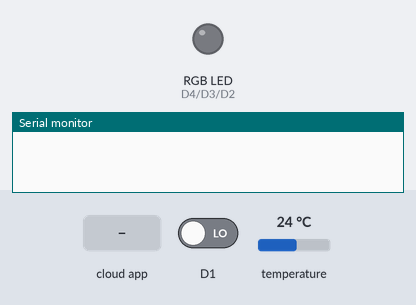
Bench run of a sketch on a simulated Arduino MKR. Shown: an RGB LED mixed from three pins (HIGH = lit), the last lines printed to the serial monitor. The inputs (shaded band) are chosen by the test bench; at power-on: D1 LOW, temperature 24 °C. Dim RGB values are drawn brighter than linear; WiFi joins after 1.5 s; servers stay silent unless stated.

Above: at 9.2 s.
9.3 s: the phone or cloud app sets coloredLight to 0
At 10.3 s:
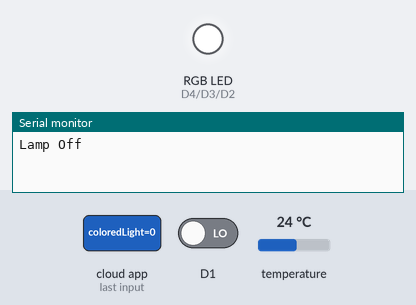
14.8 s: the phone or cloud app sets coloredLight to 1
At 15.2 s:
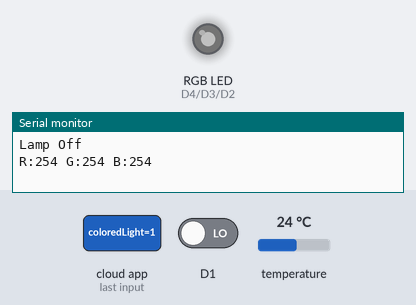
Timing chart, 0 to 17.8 s (numbered marks = the images above; inputs shaded):
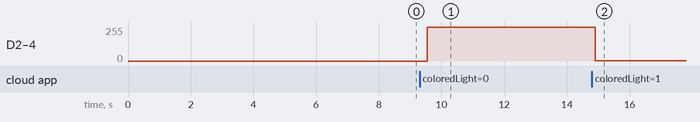

The sketch:

home_automation.ino
```cpp
#include "arduino_secrets.h"
/*
  Sketch generated by the Arduino IoT Cloud Thing "home_automation"
  https://create.arduino.cc/cloud/things/b7ecec84-a1ec-49ba-982e-25ac5b78b50d

  Arduino IoT Cloud Properties description

  The following variables are automatically generated and updated when changes are made to the Thing properties

  CloudColoredLight coloredLight;
  CloudMotionSensor motionSensor;
  CloudTelevision bedroomTv;
  CloudTemperature roomTemperature;

  Properties which are marked as READ/WRITE in the Cloud Thing will also have functions
  which are called when their values are changed from the Dashboard.
  These functions are generated with the Thing and added at the end of this sketch.
*/

#include "thingProperties.h"

/* RGB LED */
#define PIN_Red 4
#define PIN_Blue 2
#define PIN_Green 3
/***********/

/* Temperature sensor */
#include <OneWire.h>
#include <DallasTemperature.h>

#define ONE_WIRE_BUS 5

OneWire oneWire(ONE_WIRE_BUS);
DallasTemperature sensors(&oneWire);
/***********************/

/* TV remote controller */
#include <IRremote.h>
IRsend irsend;
bool first;

int prevChannel;
int prevVolume;
bool prevSwitch;
bool prevMute;

#define RAW_DATA_LEN 67
unsigned int onoff[RAW_DATA_LEN]={4600,4600, 600,1700, 550,1700, 600,1700, 600,550, 650,500, 550,550, 600,600, 650,450, 600,1700, 600,1700, 550,1700, 600,550, 600,550, 600,550, 600,550, 600,550, 550,600, 550,1700, 600,550, 600,550, 600,550, 600,550, 550,600, 550,550, 600,1700, 600,550, 600,1700, 550,1700, 600,1700, 600,1700, 600,1650, 600,1700, 600};

unsigned int volUp[RAW_DATA_LEN] = {4600,4600, 550,1700, 600,1700, 600,1700, 550,600, 550,550, 600,550, 600,600, 550,600, 550,1700, 550,1750, 550,1700, 600,550, 600,550, 600,550, 550,600, 550,550, 600,1700, 600,1700, 550,1700, 600,600, 550,600, 550,550, 600,550, 600,550, 550,600, 550,550, 600,600, 550,1700, 600,1700, 550,1700, 600,1700, 600,1700, 600};
unsigned int volDown[RAW_DATA_LEN] = {4600,4600, 550,1700, 600,1700, 600,1700, 550,600, 550,600, 550,600, 550,550, 600,550, 600,1700, 550,1700, 600,1750, 550,550, 600,550, 550,600, 550,550, 600,550, 600,1700, 600,1700, 550,600, 550,1700, 600,550, 600,550, 600,550, 600,550, 650,500, 550,550, 600,1700, 600,550, 600,1700, 550,1700, 600,1700, 600,1700, 550};

unsigned int chanUp[RAW_DATA_LEN] = {4650,4550, 600,1700, 600,1700, 550,1700, 600,550, 600,550, 600,550, 600,550, 600,550, 550,1700, 600,1700, 600,1700, 550,550, 600,550, 600,550, 600,550, 600,550, 600,550, 600,1650, 600,550, 600,550, 600,1700, 600,550, 600,550, 550,550, 600,1700, 600,550, 600,1700, 550,1700, 600,550, 600,1700, 600,1700, 550,1700, 600};
unsigned int chanDown[RAW_DATA_LEN] = {4600,4600, 650,1650, 550,1700, 600,1750, 550,550, 600,550, 600,550, 550,550, 700,500, 550,1700, 600,1700, 650,1600, 600,550, 600,550, 600,550, 600,550, 600,550, 550,550, 600,550, 700,450, 700,450, 650,1650, 550,600, 550,600, 550,550, 600,1700, 650,1650, 550,1700, 700,1600, 650,500, 600,1700, 550,1700, 600,1700, 650};

unsigned int mute[RAW_DATA_LEN] = {4650,4600, 550,1700, 600,1700, 600,1700, 550,550, 600,550, 600,550, 600,550, 600,550, 600,1700, 550,1700, 600,1700, 600,550, 600,550, 600,550, 550,550, 600,550, 600,1700, 600,1700, 550,1700, 600,1700, 600,550, 600,550, 600,550, 550,550, 600,550, 600,550, 600,550, 600,550, 600,1700, 550,1700, 600,1700, 600,1700, 550};


unsigned int chan[3][RAW_DATA_LEN]={
  {4650,4550, 600,1700, 600,1700, 550,1700, 600,550, 600,550, 600,550, 600,550, 600,550, 550,1700, 600,1700, 600,1700, 550,600, 550,550, 600,550, 600,550, 600,550, 600,550, 600,550, 550,1700, 600,550, 600,550, 600,550, 600,550, 600,550, 550,1700, 600,1700, 600,550, 600,1700, 550,1700, 600,1700, 600,1700, 550,1700, 600},
  {4750,4450, 600,1700, 600,1700, 600,1650, 600,550, 600,550, 600,550, 600,550, 600,550, 550,1700, 600,1700, 600,1700, 600,550, 550,600, 550,550, 600,550, 600,550, 600,1700, 600,550, 550,1700, 600,600, 550,550, 600,550, 600,550, 550,600, 550,550, 600,1700, 600,550, 600,1700, 550,1700, 600,1700, 600,1700, 550,1700, 600},
  {4600,4600, 550,1700, 600,1700, 600,1700, 550,550, 600,550, 600,550, 600,550, 600,550, 600,1700, 550,1700, 600,1700, 600,550, 650,500, 550,600, 550,550, 600,550, 600,550, 600,1700, 600,1650, 600,550, 600,550, 700,450, 600,550, 600,550, 550,1700, 600,550, 600,550, 600,1700, 600,1700, 550,1700, 600,1700, 600,1700, 550}

};
/******************************/

void setup() {
  // Initialize serial and wait for port to open:
  Serial.begin(9600);
  // This delay gives the chance to wait for a Serial Monitor without blocking if none is found
  delay(1500);

  // Defined in thingProperties.h
  initProperties();

  // Connect to Arduino IoT Cloud
  ArduinoCloud.begin(ArduinoIoTPreferredConnection);

  /*
     The following function allows you to obtain more information
     related to the state of network and IoT Cloud connection and errors
     the higher number the more granular information you’ll get.
     The default is 0 (only errors).
     Maximum is 4
 */
  setDebugMessageLevel(2);
  delay(5000);
  ArduinoCloud.printDebugInfo();

  // temperature sensor begin
  sensors.begin();

  first = true;

  pinMode(1, INPUT);

}

void loop() {
  ArduinoCloud.update();
  // Your code here

  sensors.requestTemperatures(); // Send the command to get temperature readings

  roomTemperature=sensors.getTempCByIndex(0);

  /*motion detection*/
  if(digitalRead(1)== HIGH)  //
  {
   motionSensor = true; //PIR sensor pin
   Serial.print("motion ");
   Serial.println(motionSensor);
  }
  else{

    motionSensor = false;
  }
}


void sendIR(unsigned int rawData[]) {
  digitalWrite(LED_BUILTIN, HIGH);
  irsend.sendRaw(rawData,RAW_DATA_LEN,38);
  delay(300);
  digitalWrite(LED_BUILTIN, LOW);
}


void onBedroomTvChange() {
  Serial.println("==================");
  Serial.println("Switch:"+String(bedroomTv.getSwitch()));
  Serial.println("Volume:"+String(bedroomTv.getVolume()));
  Serial.println("Channel:"+String(bedroomTv.getChannel()));
  Serial.println("Mute:"+String(bedroomTv.getMute()));
  Serial.println("==================");

   if (first){
      prevSwitch = bedroomTv.getSwitch();
      prevVolume = bedroomTv.getVolume();
      prevChannel = bedroomTv.getChannel();
      prevMute = bedroomTv.getMute();
      first = false;
      return;
  }

    // On Off changed
  if (bedroomTv.getSwitch() != prevSwitch) {
      prevSwitch = bedroomTv.getSwitch();
      if (bedroomTv.getSwitch()) {
        sendIR(chan[1]);
        Serial.println("chan1");
      } else {
        sendIR(onoff);
        Serial.println("onoff");
      }
      Serial.println("Switch changed:"+String(bedroomTv.getSwitch()));
    }

    // Volume changed
  if (bedroomTv.getVolume() > prevVolume) {
    bedroomTv.setMute(false);
    prevMute = false;
    for (int k = prevVolume + 1 ; k<=bedroomTv.getVolume(); k++) {
      sendIR(volUp);
      Serial.println("Volume requested:"+String(bedroomTv.getVolume())+" Set:"+String(k));
    }
    prevVolume = bedroomTv.getVolume();
  }
  else if (bedroomTv.getVolume() < prevVolume) {
    bedroomTv.setMute(false);
    prevMute = false;
    for (int k = prevVolume - 1; k>=bedroomTv.getVolume(); k--) {
      sendIR(volDown);
      Serial.println("Volume changed:"+String(bedroomTv.getVolume())+" Set:"+String(k));
    }
    prevVolume = bedroomTv.getVolume();
  }

  // Mute changed
  if (bedroomTv.getMute() != prevMute && bedroomTv.getMute()) {
    prevMute = bedroomTv.getMute();
    sendIR(mute);
    Serial.println("Mute changed:"+String(bedroomTv.getMute()));
  }
  else if (bedroomTv.getMute() != prevMute && !bedroomTv.getMute()) {
    prevMute = bedroomTv.getMute();
    sendIR(mute);
    Serial.println("Mute changed:"+String(bedroomTv.getMute()));
  }

  // Channel changed
  if (bedroomTv.getChannel() != prevChannel) {
    int newChannel = bedroomTv.getChannel();
    if (newChannel > 0 && newChannel < 10) {
      sendIR(chan[newChannel-1]);
    } else if (newChannel > 9) {
      if (newChannel > prevChannel) {
        for (int ch = prevChannel; ch < newChannel; ch++) {
          sendIR(chanUp);
          Serial.println("Chan requested:"+String(newChannel)+" Set:"+String(ch));
        }
      } else if (newChannel < prevChannel) {
          for (int ch = prevChannel; ch > newChannel; ch--) {
            sendIR(chanDown);
            Serial.println("Chan requested:"+String(newChannel)+" Set:"+String(ch));
          }
      }
    }
    prevChannel = newChannel;
    Serial.println("Channel changed:"+String(bedroomTv.getChannel()));
  }


}


void onColoredLightChange() {
  // Do something

  uint8_t r, g, b;
  coloredLight.getValue().getRGB(r, g, b);
    if (coloredLight.getSwitch()) {
     Serial.println("R:"+String(r)+" G:"+String(g)+ " B:"+String(b));
     analogWrite(PIN_Red, 255-r);
     analogWrite(PIN_Blue, 255-b);
     analogWrite(PIN_Green, 255-g);
   }
   else{
      Serial.println("Lamp Off");
      analogWrite(PIN_Red, 255);
      analogWrite(PIN_Blue, 255);
      analogWrite(PIN_Green, 255);
   }
}
```

arduino_secrets.h
```cpp
#define SECRET_SSID ""
#define SECRET_PASS ""
```

thingProperties.h
```cpp
#include <ArduinoIoTCloud.h>
#include <Arduino_ConnectionHandler.h>


const char THING_ID[] = "b7ecec84-a1ec-49ba-982e-25ac5b78b50d";

const char SSID[]     = SECRET_SSID;    // Network SSID (name)
const char PASS[]     = SECRET_PASS;    // Network password (use for WPA, or use as key for WEP)

void onColoredLightChange();
void onBedroomTvChange();

CloudColoredLight coloredLight;
CloudMotionSensor motionSensor;
CloudTelevision bedroomTv;
CloudTemperature roomTemperature;

void initProperties(){

  ArduinoCloud.setThingId(THING_ID);
  ArduinoCloud.addProperty(coloredLight, READWRITE, ON_CHANGE, onColoredLightChange);
  ArduinoCloud.addProperty(motionSensor, READ, ON_CHANGE, NULL);
  ArduinoCloud.addProperty(bedroomTv, READWRITE, ON_CHANGE, onBedroomTvChange);
  ArduinoCloud.addProperty(roomTemperature, READ, ON_CHANGE, NULL, 1.000000);

}

WiFiConnectionHandler ArduinoIoTPreferredConnection(SSID, PASS);
```

Measured:
- after the input at 9.3 s, D2 (PIN_Blue), D3 (PIN_Green), D4 (PIN_Red): 0/255 → 255/255 after 0.25 s
- after the input at 14.8 s, D2 (PIN_Blue), D3 (PIN_Green), D4 (PIN_Red): 255/255 → 1/255 after 0.10 s
